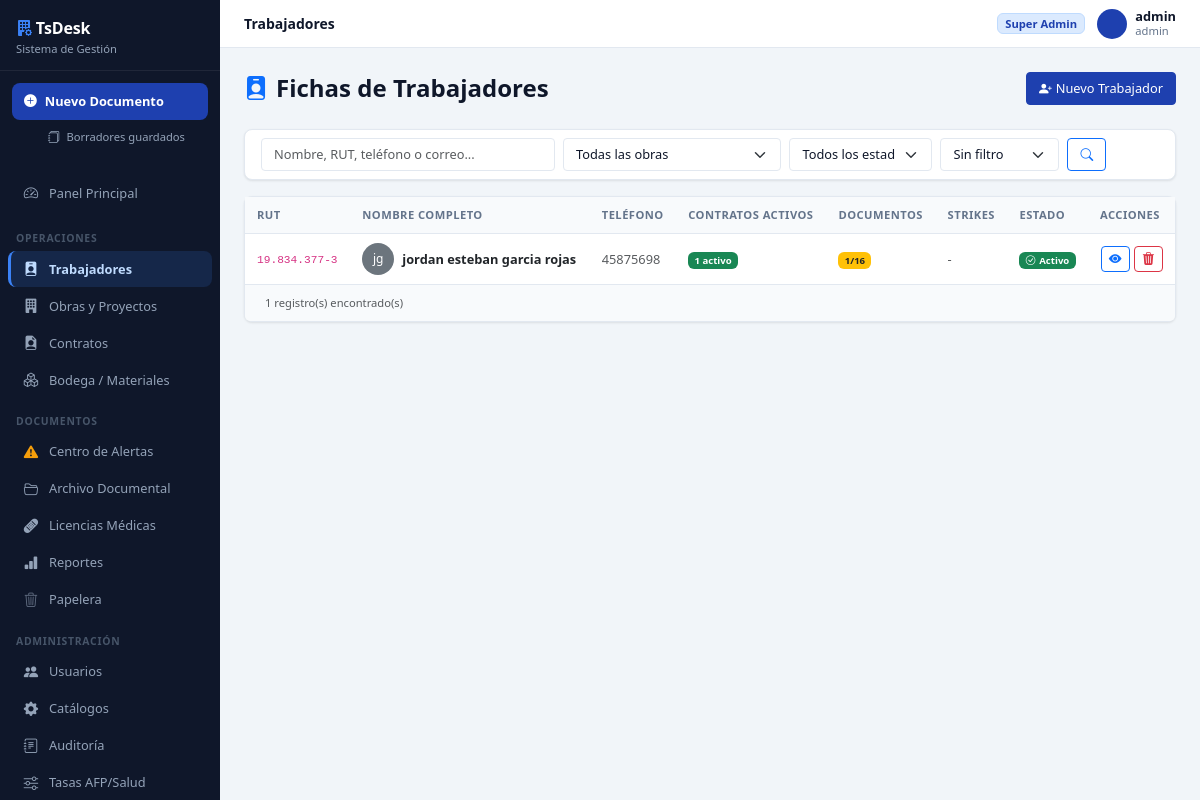
The page /trabajadores/ (signed in) on the database as committed earlier.
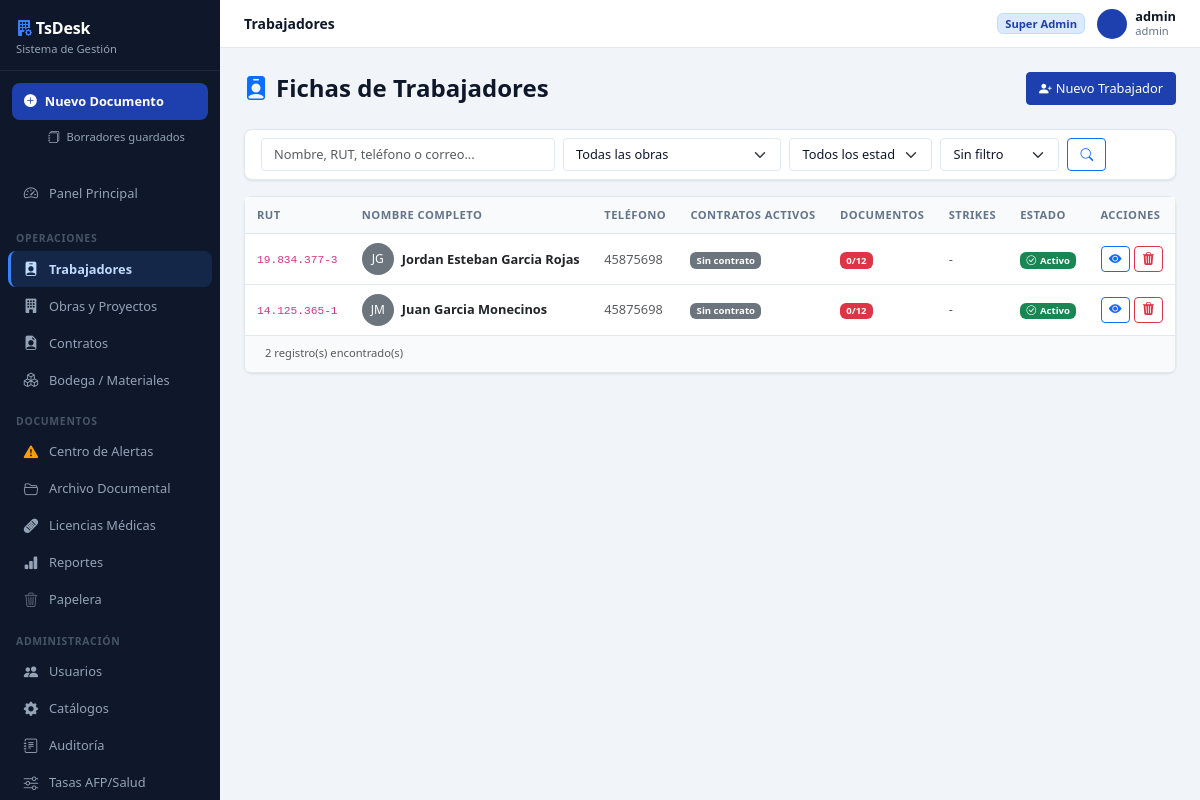
The same page on the database as committed later.
### core/models.py (models this page shows, shortened)
class Trabajador(models.Model):
    TIPO_IDENTIFICACION_CHOICES = [
        ('RUT',       'RUT Chileno'),
        ('PASAPORTE', 'Pasaporte'),
        ('DNI',       'DNI / Cédula Extranjera'),
    ]
    ESTADO_CIVIL_CHOICES = [
        ('', '---------'),
        ('Soltero/a', 'Soltero/a'),
        ('Casado/a', 'Casado/a'),
        ('Conviviente Civil', 'Conviviente Civil'),
        ('Divorciado/a', 'Divorciado/a'),
        ('Viudo/a', 'Viudo/a'),
    ]
    rut = models.CharField(max_length=20, primary_key=True)
    tipo_identificacion = models.CharField(max_length=10, choices=TIPO_IDENTIFICACION_CHOICES, default='RUT')
    nombres = models.CharField(max_length=100)
    apellidos = models.CharField(max_length=100)
    telefono = models.CharField(max_length=20, blank=True)
    correo = models.EmailField(max_length=100, blank=True)
    direccion = models.TextField(blank=True)
    ciudad = models.CharField(max_length=100, blank=True)
    fecha_nacimiento = models.DateField(null=True, blank=True)
    estado_civil = models.CharField(max_length=20, choices=ESTADO_CIVIL_CHOICES, blank=True, default='')
    nacionalidad = models.CharField(max_length=50, blank=True, default='Chilena')
    procedencia = models.CharField(max_length=100, blank=True)
    prevision = models.CharField(max_length=100, blank=True, help_text='AFP o INP')
    salud = models.CharField(max_length=100, blank=True, help_text='FONASA o Isapre')
    foto = models.ImageField(upload_to='fotos_trabajadores/', null=True, blank=True)
    en_lista_negra = models.BooleanField(default=False)
    observaciones = models.TextField(blank=True)
    creado_el = models.DateTimeField(default=timezone.now)
    activo = models.BooleanField(default=True)
    class Meta:
        verbose_name = 'Trabajador'
        verbose_name_plural = 'Trabajadores'
        ordering = ['apellidos', 'nombres']
    @property
    def nombre_completo(self):
        return f"{self.nombres} {self.apellidos}"
    @property
    def strikes_activos(self):
        return self.strikes.filter(activo=True).count()
    @property
    def contratos_vigentes(self):
        return self.contratos.filter(estado='Vigente', activo=True)

### core/views/trabajadores.py (the view)
# urls.py: path('trabajadores/', views.trabajadores_list, name='trabajadores_list'),
@login_required
def trabajadores_list(request):
    q = request.GET.get('q', '')
    estado = request.GET.get('estado', '')
    lista_negra = request.GET.get('lista_negra', '')
    obra_id = request.GET.get('obra_id', '')
    qs = Trabajador.objects.filter(activo=True).order_by('nombres', 'apellidos')
    if q:
        qs = qs.filter(
            Q(nombres__icontains=q) | Q(apellidos__icontains=q) |
            Q(rut__icontains=q) | Q(telefono__icontains=q) | Q(correo__icontains=q)
        )
    if obra_id:
        ruts_en_obra = Contrato.objects.filter(
            obra_id=obra_id, activo=True
        ).values_list('trabajador_id', flat=True)
        qs = qs.filter(rut__in=ruts_en_obra)
    if estado == 'activo':
        qs = qs.filter(contratos__estado='Vigente', contratos__activo=True).distinct()
    elif estado == 'sin_contrato':
        rutss_con_contrato = Contrato.objects.filter(
            estado='Vigente', activo=True).values_list('trabajador_id', flat=True)
        qs = qs.exclude(rut__in=rutss_con_contrato)
    if lista_negra == '1':
        qs = qs.filter(en_lista_negra=True)
    progreso_dict = {}
    for t in qs:
        ok = 0
        total = 0
        for ci in get_checklist_trabajador(t.rut):
            total += 1
            if ci['estado'] in ('ok', 'proximo'):
                ok += 1
        for contrato in t.contratos.filter(activo=True):
            if not contrato.is_terminado:
                for ci in get_checklist_contrato(contrato):
                    total += 1
                    if ci['estado'] in ('ok', 'proximo'):
                        ok += 1
        progreso_dict[t.rut] = {'ok': ok, 'total': total}
    ruts_con_alerta_traslado = set(
        Traslado.objects.filter(
            tipo_traslado='CON_FINIQUITO',
            finiquito_pendiente=True,
            activo=True
        ).values_list('trabajador_id', flat=True)
    )
    from ..models import Obra
    context = {
        'trabajadores': qs,
        'q': q,
        'estado': estado,
        'lista_negra': lista_negra,
        'obra_id': obra_id,
        'obras': Obra.objects.filter(activo=True).order_by('nombre'),
        'progreso_dict': progreso_dict,
        'ruts_con_alerta_traslado': ruts_con_alerta_traslado,
    }
    return render(request, 'trabajadores/list.html', context)

### core/models.py (called while the page is built)
def get_checklist_trabajador(rut):
    tipos = TipoDocumento.objects.filter(activo=True, nivel='Trabajador')
    resultado = []
    for tipo in tipos:
        docs_all = list(
            Documento.objects
            .filter(tipo_documento=tipo, trabajador_rut=rut, activo=True)
            .order_by('-fecha_carga')
        )
        doc = docs_all[0] if docs_all else None
        if doc is None:
            estado = 'pendiente'
        elif doc.pendiente_digitalizacion and not doc.archivo:
            estado = 'pendiente_dig'
        elif doc.esta_vencido:
            estado = 'vencido'
        elif doc.dias_para_vencer is not None and doc.dias_para_vencer <= 30:
            estado = 'proximo'
        else:
            estado = 'ok'
        resultado.append({'tipo': tipo, 'doc': doc, 'docs_historial': docs_all, 'estado': estado})
    return resultado

    @property
    def is_terminado(self):
        return self.estado in self._ESTADOS_TERMINADOS

    @property
    def esta_vencido(self):
        if self.fecha_vencimiento:
            return timezone.now().date() > self.fecha_vencimiento
        return False

### templates/trabajadores/list.html (shortened to what the changed rows need)
{% extends 'base.html' %}
{% load core_extras %}
{% block content %}
<div class="card border-0 shadow-sm">
  <div class="card-body p-0">
    <div class="table-responsive">
      <table class="table table-hover align-middle mb-0">
        <thead>
          <tr>
            <th>RUT</th>
            <th>Nombre Completo</th>
            <th>Teléfono</th>
            <th>Contratos Activos</th>
            <th>Documentos</th>
            <th>Strikes</th>
            <th>Estado</th>
            <th>Acciones</th>
          </tr>
        </thead>
        <tbody>
          {% for t in trabajadores %}
          <tr {% if t.en_lista_negra %}class="table-danger"{% elif t.rut in ruts_con_alerta_traslado %}class="table-warning"{% endif %}>
            <td><code>{{ t.rut }}</code></td>
            <td>
              <div class="d-flex align-items-center gap-2">
                {% if t.foto %}
                  <img src="{{ t.foto.url }}" class="rounded-circle" width="32" height="32" style="object-fit:cover">
                {% else %}
                  <div class="rounded-circle bg-secondary d-flex align-items-center justify-content-center text-white" style="width:32px;height:32px;font-size:0.75rem">
                    {{ t.nombres|first }}{{ t.apellidos|first }}
                  </div>
                {% endif %}
                <div>
                  <a href="{% url 'trabajador_detail' t.rut %}" class="fw-semibold text-decoration-none text-dark link-hover">{{ t.nombre_completo }}</a>
                </div>
              </div>
            </td>
            <td class="text-muted">{{ t.telefono|default:"-" }}</td>
            <td>
              {% with cnt=t.contratos_vigentes.count %}
                {% if cnt > 0 %}
                  <span class="badge bg-success">{{ cnt }} activo{% if cnt > 1 %}s{% endif %}</span>
                {% else %}
                  <span class="badge bg-secondary">Sin contrato</span>
                {% endif %}
              {% endwith %}
            </td>
            <td>
              {% with prog=progreso_dict|get_item:t.rut %}
                {% if prog %}
                  <a href="{% url 'trabajador_detail' t.rut %}?tab=documentos" class="text-decoration-none">
                    <span class="badge {% if prog.total == 0 %}bg-secondary{% elif prog.ok == prog.total %}bg-success{% elif prog.ok > 0 %}bg-warning text-dark{% else %}bg-danger{% endif %}">
                      {{ prog.ok }}/{{ prog.total }}
                    </span>
                  </a>
                {% else %}
                  <span class="text-muted">-</span>
                {% endif %}
              {% endwith %}
            </td>
            <td>
              {% if t.strikes_activos >= 3 %}
                <span class="badge bg-danger">{{ t.strikes_activos }} strikes</span>
              {% elif t.strikes_activos > 0 %}
                <span class="badge bg-warning text-dark">{{ t.strikes_activos }} strike{% if t.strikes_activos > 1 %}s{% endif %}</span>
              {% else %}
                <span class="text-muted">-</span>
              {% endif %}
            </td>
            <td>
              {% if t.en_lista_negra %}
                <span class="badge bg-danger"><i class="bi bi-x-circle me-1"></i>Vetado</span>
              {% else %}
                <span class="badge bg-success"><i class="bi bi-check-circle me-1"></i>Activo</span>
              {% endif %}
            </td>
            <td>
              <div class="action-group">
                <a href="{% url 'trabajador_detail' t.rut %}" class="btn btn-table btn-outline-primary" title="Ver ficha"><i class="bi bi-eye-fill"></i></a>
                {% if user.is_superuser %}
                <button type="button" class="btn btn-table btn-outline-danger" title="Desactivar ficha"
                        data-bs-toggle="modal" data-bs-target="#modalEliminar"
                        data-rut="{{ t.rut }}" data-nombre="{{ t.nombre_completo }}">
                  <i class="bi bi-trash3-fill"></i>
                </button>
                {% endif %}
              </div>
            </td>
          </tr>
          {% empty %}
          <tr><td colspan="8" class="text-center py-5 text-muted">
            <i class="bi bi-search fs-2 d-block mb-2"></i>No se encontraron trabajadores con esos criterios.
          </td></tr>
          {% endfor %}
        </tbody>
      </table>
    </div>
  </div>
  <div class="card-footer text-muted small">{{ trabajadores|length }} registro(s) encontrado(s)</div>
</div>
{% endblock %}

Rows that differ between the two databases and show on the page:
changed Trabajador "19.834.377-3": nombres|first "j" → "J"; apellidos|first "g" → "G"; nombre_completo "jordan esteban garcia rojas" → "Jordan Esteban Garcia Rojas"; ok "1" → "0"; total "16" → "12"; contratos_vigentes.count "1" → (not shown); text "activo" → "Sin contrato"
added Trabajador: rut "14.125.365-1", nombres|first "J", apellidos|first "M", nombre_completo "Juan Garcia Monecinos", telefono "45875698", shows "Sin contrato", ok "0", total "12", shows "Activo"
Other text that changed with them:
{{ trabajadores|length }}: "1" → "2"
